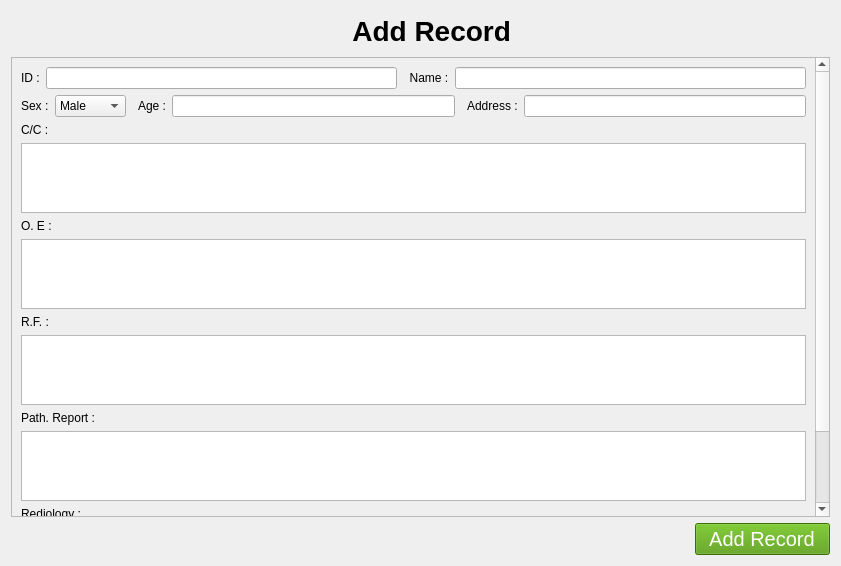
<?xml version="1.0" encoding="UTF-8"?>
<ui version="4.0">
 <class>Form</class>
 <widget class="QWidget" name="Form">
  <property name="geometry">
   <rect>
    <x>0</x>
    <y>0</y>
    <width>841</width>
    <height>566</height>
   </rect>
  </property>
  <property name="windowTitle">
   <string>Add Record</string>
  </property>
  <layout class="QVBoxLayout" name="verticalLayout_2">
   <item>
    <widget class="QPushButton" name="pushButton_2">
     <property name="font">
      <font>
       <pointsize>21</pointsize>
       <weight>75</weight>
       <bold>true</bold>
      </font>
     </property>
     <property name="text">
      <string>   Add Record</string>
     </property>
     <property name="icon">
      <iconset>
       <normaloff>icons/005-add.png</normaloff>icons/005-add.png</iconset>
     </property>
     <property name="iconSize">
      <size>
       <width>30</width>
       <height>30</height>
      </size>
     </property>
     <property name="flat">
      <bool>true</bool>
     </property>
    </widget>
   </item>
   <item>
    <layout class="QVBoxLayout" name="verticalLayout">
     <item>
      <widget class="QScrollArea" name="scrollArea">
       <property name="widgetResizable">
        <bool>true</bool>
       </property>
       <widget class="QWidget" name="scrollAreaWidgetContents">
        <property name="geometry">
         <rect>
          <x>0</x>
          <y>-113</y>
          <width>805</width>
          <height>573</height>
         </rect>
        </property>
        <layout class="QVBoxLayout" name="verticalLayout_3">
         <item>
          <layout class="QHBoxLayout" name="horizontalLayout_2">
           <item>
            <widget class="QLabel" name="label_2">
             <property name="text">
              <string>ID :</string>
             </property>
            </widget>
           </item>
           <item>
            <widget class="QLineEdit" name="lineEdit"/>
           </item>
           <item>
            <widget class="QLabel" name="label_3">
             <property name="text">
              <string>  Name :</string>
             </property>
            </widget>
           </item>
           <item>
            <widget class="QLineEdit" name="lineEdit_2"/>
           </item>
          </layout>
         </item>
         <item>
          <layout class="QHBoxLayout" name="horizontalLayout_3">
           <item>
            <widget class="QLabel" name="label_5">
             <property name="text">
              <string>Sex :</string>
             </property>
            </widget>
           </item>
           <item>
            <widget class="QComboBox" name="comboBox">
             <item>
              <property name="text">
               <string>Male</string>
              </property>
             </item>
             <item>
              <property name="text">
               <string>Female</string>
              </property>
             </item>
             <item>
              <property name="text">
               <string>Others</string>
              </property>
             </item>
            </widget>
           </item>
           <item>
            <widget class="QLabel" name="label_4">
             <property name="text">
              <string>  Age :</string>
             </property>
            </widget>
           </item>
           <item>
            <widget class="QLineEdit" name="lineEdit_4">
             <property name="maxLength">
              <number>10</number>
             </property>
            </widget>
           </item>
           <item>
            <widget class="QLabel" name="label_6">
             <property name="text">
              <string>  Address :</string>
             </property>
            </widget>
           </item>
           <item>
            <widget class="QLineEdit" name="lineEdit_3"/>
           </item>
          </layout>
         </item>
         <item>
          <widget class="QLabel" name="label_7">
           <property name="text">
            <string>C/C :</string>
           </property>
          </widget>
         </item>
         <item>
          <widget class="QPlainTextEdit" name="plainTextEdit"/>
         </item>
         <item>
          <widget class="QLabel" name="label_8">
           <property name="text">
            <string>O. E :</string>
           </property>
          </widget>
         </item>
         <item>
          <widget class="QPlainTextEdit" name="plainTextEdit_2"/>
         </item>
         <item>
          <widget class="QLabel" name="label_9">
           <property name="text">
            <string>R.F. :</string>
           </property>
          </widget>
         </item>
         <item>
          <widget class="QPlainTextEdit" name="plainTextEdit_3"/>
         </item>
         <item>
          <widget class="QLabel" name="label_10">
           <property name="text">
            <string>Path. Report :</string>
           </property>
          </widget>
         </item>
         <item>
          <widget class="QPlainTextEdit" name="plainTextEdit_4"/>
         </item>
         <item>
          <widget class="QLabel" name="label">
           <property name="text">
            <string>Rediology :</string>
           </property>
          </widget>
         </item>
         <item>
          <widget class="QListWidget" name="listWidget">
           <item>
            <property name="text">
             <string>icons/images.jpg</string>
            </property>
           </item>
          </widget>
         </item>
        </layout>
       </widget>
      </widget>
     </item>
     <item>
      <layout class="QHBoxLayout" name="horizontalLayout">
       <item>
        <spacer name="horizontalSpacer">
         <property name="orientation">
          <enum>Qt::Horizontal</enum>
         </property>
         <property name="sizeHint" stdset="0">
          <size>
           <width>40</width>
           <height>20</height>
          </size>
         </property>
        </spacer>
       </item>
       <item>
        <widget class="QPushButton" name="pushButton">
         <property name="font">
          <font>
           <pointsize>15</pointsize>
           <weight>50</weight>
           <bold>false</bold>
          </font>
         </property>
         <property name="styleSheet">
          <string notr="true">background-color: rgb(78, 154, 6);
color: rgb(255, 255, 255);</string>
         </property>
         <property name="text">
          <string>  Add Record  </string>
         </property>
        </widget>
       </item>
      </layout>
     </item>
    </layout>
   </item>
  </layout>
 </widget>
 <resources/>
 <connections/>
</ui>
